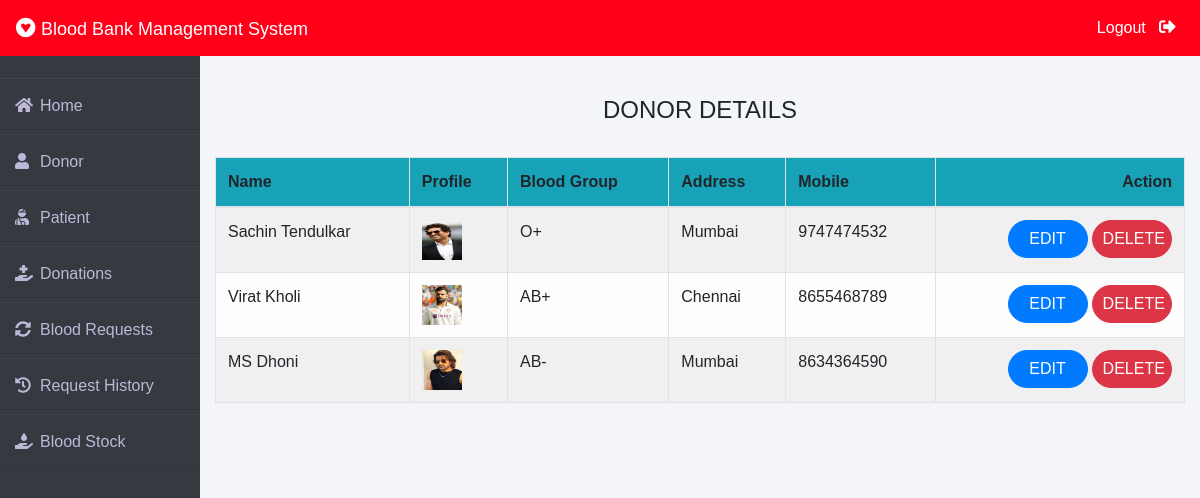
Page /admin-donor (signed in) on the committed database.
### donor/models.py (models this page shows, shortened)
class Donor(models.Model):
    user=models.OneToOneField(User,on_delete=models.CASCADE)
    profile_pic= models.ImageField(upload_to='profile_pic/Donor/',null=True,blank=True)
    bloodgroup=models.CharField(max_length=10)
    address = models.CharField(max_length=40)
    mobile = models.CharField(max_length=20,null=False)
    @property
    def get_name(self):
        return self.user.first_name+" "+self.user.last_name

### blood/views.py (the view)
# urls.py: path('admin-donor', views.admin_donor_view,name='admin-donor'),
@login_required(login_url='adminlogin')
def admin_donor_view(request):
    donors=dmodels.Donor.objects.all()
    return render(request,'blood/admin_donor.html',{'donors':donors})

### templates/blood/admin_donor.html
{% extends 'blood/adminbase.html' %}
{% block content %}
{% load widget_tweaks %}
{%load static%}
<br><br>
<div class="container">
    <H4 class="text-center">DONOR DETAILS</H4><br>
    <table class="table table-light table-hover table-bordered table-striped">
        <thead class="bg-info">
            <tr>
                <th scope="col">Name</th>
                <th scope="col">Profile</th>
                <th scope="col">Blood Group</th>
                <th scope="col">Address</th>
                <th scope="col">Mobile</th>
                <th class="text-right">Action</th>
            </tr>
        </thead>
        <tbody>
            {% for t in donors %}
            <tr>
                <td> {{t.get_name}}</td>
                <td> <img src="{% static t.profile_pic.url %}" alt="Profile Pic" height="40px" width="40px" /></td>
                <td>{{t.bloodgroup}}</td>
                <td>{{t.address}}</td>
                <td>{{t.mobile}}</td>
                <td class="text-right">
                    <button class="btn btn-primary badge-pill" style="width: 80px;"><a  style="text-decoration: none;color: white;" href="{% url 'update-donor' t.id  %}">EDIT</a> </button>
                    <button class="btn btn-danger badge-pill" style="width: 80px;"><a  style="text-decoration: none;color: white;" href="{% url 'delete-donor' t.id  %}">DELETE</a> </button>
                </td>
            </tr>
            {% endfor %}
        </tbody>
    </table>
</div>
{% endblock content %}

### templates/blood/adminbase.html (shortened to what this page needs)
<!DOCTYPE html>
<html lang="en">
<head>
    <link rel="stylesheet" href="https://maxcdn.bootstrapcdn.com/bootstrap/4.0.0/css/bootstrap.min.css">
    <link rel="stylesheet" href="https://cdnjs.cloudflare.com/ajax/libs/font-awesome/5.14.0/css/all.css">
</head>
<body>
    <nav class="navbar navbar-expand-lg navbar-light fixed-top bg-danger">
        <a style="color:white;" class="navbar-brand" href="/"><i class="fab fa-gratipay"></i>&nbsp;<font face = "Comic sans MS" size ="4">Blood Bank Management System</font></a>
        <div class="navbar-collapse collapse w-100 order-3 dual-collapse2">
            <ul class="navbar-nav ml-auto">
                <li class="nav-item">
                    <a class="nav-link" style="color: white;" href="/logout">Logout &nbsp; <i class="fas fa-sign-out-alt"></i></a>
                </li>
            </ul>
        </div>
      </nav>
<br><br>
<div class="wrapper">
    <div class="sidebar">
        <ul>
            <li><a style="text-decoration:none;" href="/"><i class="fas fa-home"></i>Home</a></li>
            <li><a style="text-decoration:none;" href="/admin-donor"><i class="fas fa-user"></i>Donor</a></li>
            <li><a style="text-decoration:none;" href="/admin-patient"><i class="fas fa-user-injured"></i>Patient</a></li>
            <li><a style="text-decoration:none;" href="/admin-donation"><i class="fas fa-hand-holding-medical"></i>Donations</a></li>
            <li><a style="text-decoration:none;" href="/admin-request"><i class="fas fa-sync-alt"></i>Blood Requests</a></li>
            <li><a style="text-decoration:none;" href="/admin-request-history"><i class="fas fa-history"></i>Request History</a></li>
            <li><a style="text-decoration:none;" href="/admin-blood"><i class="fas fa-hand-holding-water"></i>Blood Stock</a></li>
        </ul>
    </div>
    <div class="main_content">
{% block content %}
{% endblock content %}
    </div>
</div>
</body>
</html>

### templates/blood/adminbase.html (style rules this page uses)
* { margin: 0; padding: 0; box-sizing: border-box; list-style: none; text-decoration: none; font-family: 'Josefin Sans', sans-serif; }
body { background-color: #f3f5f9; }
.bg-danger { background-color: #ff0018!important; }
.wrapper { display: flex; position: relative; }
.wrapper .sidebar { width: 200px; height: 100%; background: #343a40; padding: 30px 0px; position: fixed; }
.wrapper .sidebar ul li { padding: 15px; border-bottom: 1px solid #bdb8d7; border-bottom: 1px solid rgba(0,0,0,0.05); border-top: 1px solid rgba(255,255,255,0.05); }
.wrapper .sidebar ul li a { color: #bdb8d7; display: block; }
.wrapper .sidebar ul li a .fas { width: 25px; }
.wrapper .main_content { width: 100%; margin-left: 200px; }
.fa-sign-out-alt { color: white; font-size: 2ex; }

### rows in the picture
Donor: get_name "Sachin Tendulkar", profile_pic (picture), bloodgroup "O+", address "Mumbai", mobile "9747474532"
Donor: get_name "Virat Kholi", profile_pic (picture), bloodgroup "AB+", address "Chennai", mobile "8655468789"
Donor: get_name "MS Dhoni", profile_pic (picture), bloodgroup "AB-", address "Mumbai", mobile "8634364590"
